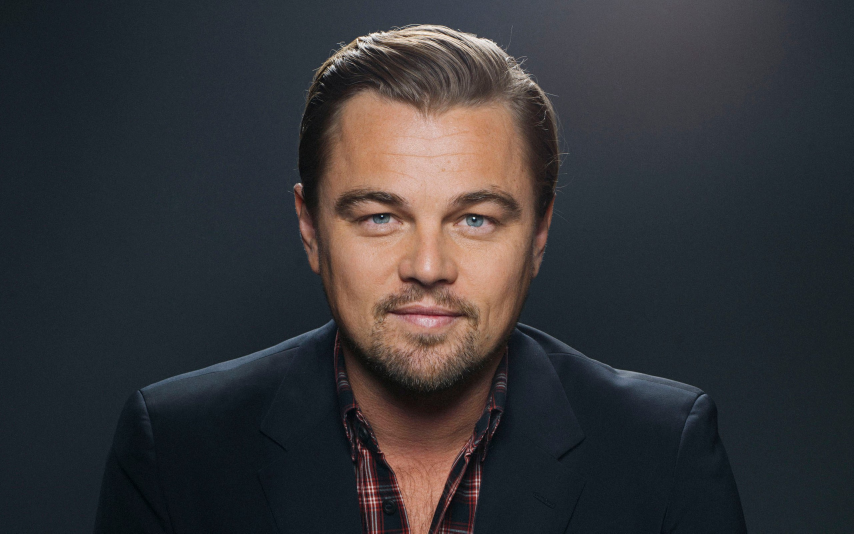
#> input picture data/test_data/face_1_1.jpg, 2560 x 1600 px (shown at 1/3 size)
$ python -i b_enhance.py   (imports and definitions only)
#> lines starting #> are read from the running program, lines starting #| are printed output that depends on the picture
# University of Notre Dame
# Course CSE 40537 / 60537 - Biometrics - Spring 2022
# Instructor: Daniel Moreira (dhenriq1@nd.edu)
# Face Recognition
# 02. Module to enhance face samples, aiming at further feature extraction.
# Language: Python 3
# Needed libraries: NumPy (https://numpy.org/) and OpenCV (https://opencv.org/).
# Quick install (with PyPI - https://pypi.org/): execute, on command shell (each line at a time):
# "pip3 install numpy";
# "pip3 install opencv-contrib-python".

import math
import cv2
import numpy

# Configuration parameters.
# Width of the acquired image depicting a face after normalization; the original aspect ratio is kept.
IMAGE_WIDTH = 640

# Width and height of the extracted face after normalization.
FACE_SIZE = 256

# Viola-Jones face detector available in OpenCV.
VJ_FACE_DETECTOR = cv2.CascadeClassifier('data/violajones_haarcascade_frontalface_default.xml')

# Viola-Jones eye detector available in OpenCV.
VJ_EYES_DETECTOR = cv2.CascadeClassifier('data/violajones_haarcascade_eye.xml')


# Rotates the given <image> and reference face rectangle <face_rect> CCW obeying the given <rad_angle>.
# Returns the rotated image and new face rectangle (x, y, w, h).
def __rotate_face(image, face_rect, rad_angle):
    # rotation matrix
    sine = math.sin(rad_angle)
    cosine = math.cos(rad_angle)

    rot_mat = numpy.zeros((3, 3))
    rot_mat[0, 0] = cosine
    rot_mat[0, 1] = -sine
    rot_mat[1, 0] = sine
    rot_mat[1, 1] = cosine
    rot_mat[2, 2] = 1.0

    # rotates the image borders
    rot_border = numpy.array([(0, 0), (0, image.shape[0]), (image.shape[1], 0), (image.shape[1], image.shape[0])])
    rot_border = cv2.perspectiveTransform(numpy.float32([rot_border]), rot_mat)[0]
    rot_w = int(round(numpy.max(rot_border[:, 0]) - numpy.min(rot_border[:, 0])))
    rot_h = int(round(numpy.max(rot_border[:, 1]) - numpy.min(rot_border[:, 1])))

    # translation added to the rotation matrix to compensate for negative points
    rot_mat[0, 2] = rot_mat[0, 2] - numpy.min(rot_border[:, 0])
    rot_mat[1, 2] = rot_mat[1, 2] - numpy.min(rot_border[:, 1])

    # rotates the given image
    rot_image = cv2.warpPerspective(image, rot_mat, (rot_w, rot_h))

    # rotates the given face rectangle
    x, y, w, h = face_rect
    rot_face_rect = numpy.array([(x, y), (x + w, y), (x, y + h), (x + w, y + h)])
    rot_face_rect = cv2.perspectiveTransform(numpy.float32([rot_face_rect]), rot_mat)[0]

    # computes a new non-rotated face rectangle containing the rotated one
    new_face_rect = numpy.min(rot_face_rect[:, 0]), numpy.min(rot_face_rect[:, 1]), numpy.max(
        rot_face_rect[:, 0]), numpy.max(rot_face_rect[:, 1])

    new_face_rect = int(round(new_face_rect[0])), int(round(new_face_rect[1])), int(
        round(new_face_rect[2] - new_face_rect[0])), int(round(new_face_rect[3] - new_face_rect[1]))

    # returns the rotated image and new face rectangle
    return rot_image, new_face_rect


# Preprocesses the given <image> for further face detection.
# Provide <view> as True if you want to see the result of computations. Will ask and wait for key press.
# Returns the preprocessed image.
def _01_preprocess(image, view=False):
    # makes the image grayscale, if it is still colored
    if len(image.shape) > 2 and image.shape[2] > 1:  # more than one channel?
        image = cv2.cvtColor(image, cv2.COLOR_BGR2GRAY)

    # resizes the image to present a width of IMAGE_WIDTH pixels, keeping original aspect ratio
    aspect_ratio = float(image.shape[1]) / image.shape[0]
    height = int(round(IMAGE_WIDTH / aspect_ratio))
    image = cv2.resize(image, (IMAGE_WIDTH, height))

    # shows the obtained image, if it is the case
    if view:
        cv2.imshow('Preprocessing, press any key.', image)
        cv2.waitKey(0)

    print('[INFO] Preprocessed image.')
    return image


# Detects the largest face over the given gray-scaled image.
# Provide <view> as True if you want to see the result of computations. Will ask and wait for key press.
# Returns the rectangle (x, y, w, h) of the detected face.
def _02_detect_face(gs_image, view=False):
    # detects faces on the given image with Viola-Jones detector
    face_boxes = VJ_FACE_DETECTOR.detectMultiScale(gs_image)

    # if there are no faces, returns None
    if len(face_boxes) == 0:
        return None

    # else...
    # takes the largest face among the detected ones
    # TODO detecting more faces can be added here
    x, y, w, h = 0, 0, 0, 0
    size = 0
    for face in face_boxes:
        if face[2] * face[3] > size:
            x, y, w, h = face
            size = w * h

    # show the obtained face, if it is the case
    if view:
        view_image = cv2.cvtColor(gs_image, cv2.COLOR_GRAY2BGR)
        cv2.rectangle(view_image, (x, y), (x + w, y + h), (0, 255, 0), 2)

        cv2.imshow('Detected face, press any key.', view_image)
        cv2.waitKey(0)

    print('[INFO] Detected face.')
    return x, y, w, h


# Transforms the given gray-scaled image <gs_image> according to the given face position <face_rect>,
# making it up-face aligned with the horizontal line.
# Provide <view> as True if you want to see the result of computations. Will ask and wait for key press.
# Returns the transformed image and new rectangle (x, y, w, h) of the aligned face.
def _03_align_face(gs_image, face_rect, view=False):
    # focus on the image region containing the face
    x, y, w, h = face_rect
    face_image = gs_image[y:y + h, x:x + w]

    # detects eyes on the face with Viola-Jones detector
    eye_boxes = VJ_EYES_DETECTOR.detectMultiScale(face_image)

    # if eyes were detected...
    if len(eye_boxes) == 2:
        # rotates the face in a way that eyes are aligned in the horizontal position
        x1, y1, w1, h1, = eye_boxes[0]  # eye 1
        x2, y2, w2, h2, = eye_boxes[1]  # eye 2

        if x1 < x2:
            xc1 = x1 + w1 / 2.0  # right eye, mirrored on the left
            yc1 = y1 + h1 / 2.0

            xc2 = x2 + w2 / 2.0  # left eye, mirrored on the right
            yc2 = y2 + h2 / 2.0

        else:
            xc2 = x1 + w1 / 2.0  # left eye, mirrored on the right
            yc2 = y1 + h1 / 2.0

            xc1 = x2 + w2 / 2.0  # right eye, mirrored on the right
            yc1 = y2 + h2 / 2.0

        # angle between eyes
        angle = math.atan2(yc2 - yc1, xc2 - xc1)

        # obtains the aligned image and new face rectangle
        gs_image, face_rect = __rotate_face(gs_image, face_rect, -angle)

    # shows the aligned face, if it is the case
    if view:
        x, y, w, h = face_rect
        view_image = cv2.cvtColor(gs_image, cv2.COLOR_GRAY2BGR)
        cv2.rectangle(view_image, (x, y), (x + w, y + h), (0, 255, 0), 2)

        cv2.imshow('Aligned face, press any key.', view_image)
        cv2.waitKey(0)

    print('[INFO] Aligned the face.')
    return gs_image, face_rect


# Crops and normalizes the face contained in the given gray-scaled image <gs_image>,
# following the provided face rectangle <face_rect>.
# Provide <view> as True if you want to see the result of computations. Will ask and wait for key press.
# Returns the extracted face, ready for description (feature extraction).
def _04_extract_face(gs_image, face_rect, view=False):
    x, y, w, h = face_rect
    cx = int(round(x + w / 2.0))
    cy = int(round(y + h / 2.0))
    r = int(round(max(w, h) / 2.0))

    face_image = gs_image[
                 max(0, cy - r):min(cy + r + 1, gs_image.shape[0]),
                 max(0, cx - r):min(cx + r + 1, gs_image.shape[1])]  # squared face
    if len(face_image) > 0:
        face_image = cv2.resize(face_image, (FACE_SIZE, FACE_SIZE))  # face in normalized size
        face_image = cv2.equalizeHist(face_image)  # color histogram normalization
    else:
        return None

    if view:
        cv2.imshow('[INFO] Normalized face, press any key.', face_image)
        cv2.waitKey(0)

    print('[INFO] Extracted the face.')
    return face_image


# Enhances the given image, returning the normalized version of the largest face depicted within it.
# Provide <view> as True if you want to see the results of computations. Will ask and wait for many key presses.
# Returns the normalized face image, useful for description (feature extraction), or None, if no face was detected.
def enhance(image, view=False):
    # pre-processes the given image
    pp_image = _01_preprocess(image, view=view)

    # detects a face in the given image
    face_rect = _02_detect_face(pp_image, view=view)

    if face_rect is not None:
        # aligns the obtained face
        aligned_image, aligned_face = _03_align_face(pp_image, face_rect, view=view)

        # extracts and returns the detected face
        return _04_extract_face(aligned_image, aligned_face, view=view)

    # no face was found
    return None

>>> import cv2
>>> picture = cv2.imread('data/test_data/face_1_1.jpg')
#> picture is the input picture: shape (1600, 2560, 3); mean B, G, R 55.8, 52.9, 53.4
>>> result = enhance(picture)
#> in _01_preprocess, `image = cv2.cvtColor(image, cv2.COLOR_BGR2GRAY)`:
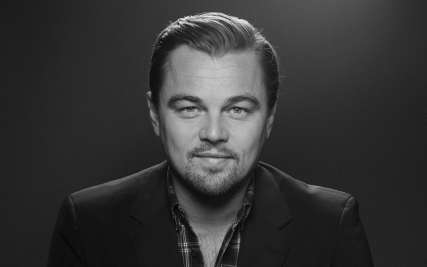
#> image: shape (1600, 2560) (shown at 1/6 size); min 0, max 254, mean 53.4
#> in _01_preprocess, `image = cv2.resize(image, (IMAGE_WIDTH, height))`:
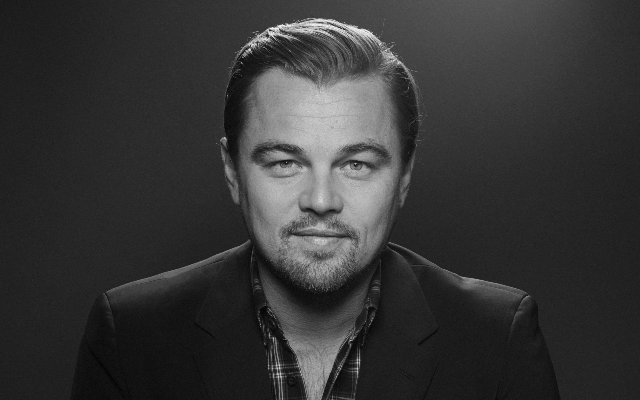
#> image: shape (400, 640); min 4, max 245, mean 53.5
#> in _02_detect_face, `face_boxes = VJ_FACE_DETECTOR.detectMultiScale(gs_image)`: face_boxes = [[228, 91, 184, 184]]
#> the loop in _02_detect_face, `for face in face_boxes:` made 1 pass
#> (x, y, w, h, size) on pass 1: (228, 91, 184, 184, 33856)
#> after the loop in _02_detect_face, `for face in face_boxes:`: h = 184; size = 33856; w = 184; x = 228; y = 91
#> in enhance, `face_rect = _02_detect_face(pp_image, view=view)`: face_rect = (228, 91, 184, 184)
#> in _03_align_face, `x, y, w, h = face_rect`: x = 228; y = 91; w = 184
#> in _03_align_face, `face_image = gs_image[y:y + h, x:x + w]`:
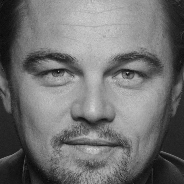
#> face_image: shape (184, 184); min 8, max 214, mean 112.8
#> in _03_align_face, `eye_boxes = VJ_EYES_DETECTOR.detectMultiScale(face_image)`: eye_boxes = [[32, 49, 48, 48], [102, 51, 48, 48]]
#> in _03_align_face, `x1, y1, w1, h1, = eye_boxes[0]`: x1 = 32; y1 = 49; w1 = 48
#> in _03_align_face, `x2, y2, w2, h2, = eye_boxes[1]`: x2 = 102; y2 = 51; w2 = 48
#> in _03_align_face, `xc1 = x1 + w1 / 2.0`: xc1 = 56
#> in _03_align_face, `yc1 = y1 + h1 / 2.0`: yc1 = 73
#> in _03_align_face, `xc2 = x2 + w2 / 2.0`: xc2 = 126
#> in _03_align_face, `yc2 = y2 + h2 / 2.0`: yc2 = 75
#> in _03_align_face, `angle = math.atan2(yc2 - yc1, xc2 - xc1)`: angle = 0.0286
#> in __rotate_face, `rot_image = cv2.warpPerspective(image, rot_mat, (rot_w, rot_h))`:
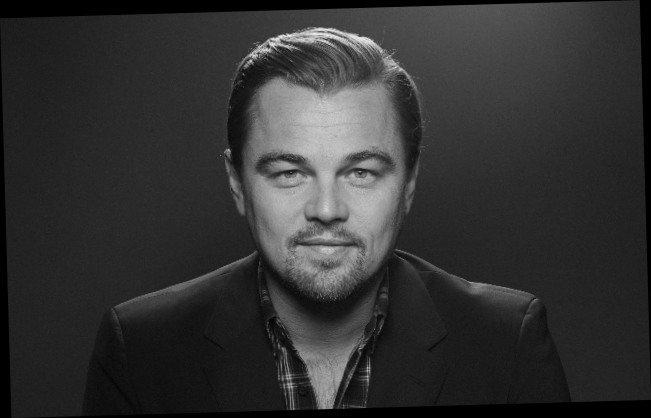
#> rot_image: shape (418, 651); min 0, max 236, mean 50.3
#> in __rotate_face, `x, y, w, h = face_rect`: x = 228; y = 91; w = 184
#> in __rotate_face, `rot_face_rect = numpy.array([(x, y), (x + w, y), (x, y + h), (x + w, y..`: rot_face_rect = [[228, 91], [412, 91], [228, 275], [412, 275]]
#> in __rotate_face, `rot_face_rect = cv2.perspectiveTransform(numpy.float32([rot_face_rect]..`: rot_face_rect = [[230.5, 102.7], [414.4, 97.47], [235.8, 286.7], [419.7, 281.4]]
#> in __rotate_face, `new_face_rect = numpy.min(rot_face_rect[:, 0]), numpy.min(rot_face_rec..`: new_face_rect = (230.5, 97.47, 419.7, 286.7)
#> in __rotate_face, `new_face_rect = int(round(new_face_rect[0])), int(round(new_face_rect[..`: new_face_rect = (231, 97, 189, 189)
#> in _04_extract_face, `x, y, w, h = face_rect`: x = 231; y = 97; w = 189
#> in _04_extract_face, `cx = int(round(x + w / 2.0))`: cx = 326
#> in _04_extract_face, `cy = int(round(y + h / 2.0))`: cy = 192
#> in _04_extract_face, `r = int(round(max(w, h) / 2.0))`: r = 94
#> in _04_extract_face, `face_image = gs_image[ max(0, cy - r):min(cy + r + 1, gs_image.shape[0..`:
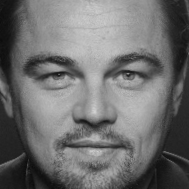
#> face_image: shape (189, 189); min 11, max 209, mean 110.2
#> in _04_extract_face, `face_image = cv2.equalizeHist(face_image)`:
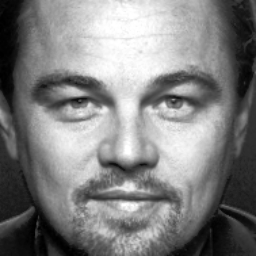
#> face_image: shape (256, 256); min 0, max 255, mean 128.2

$ run again, on data/test_data/face_1_2.jpg
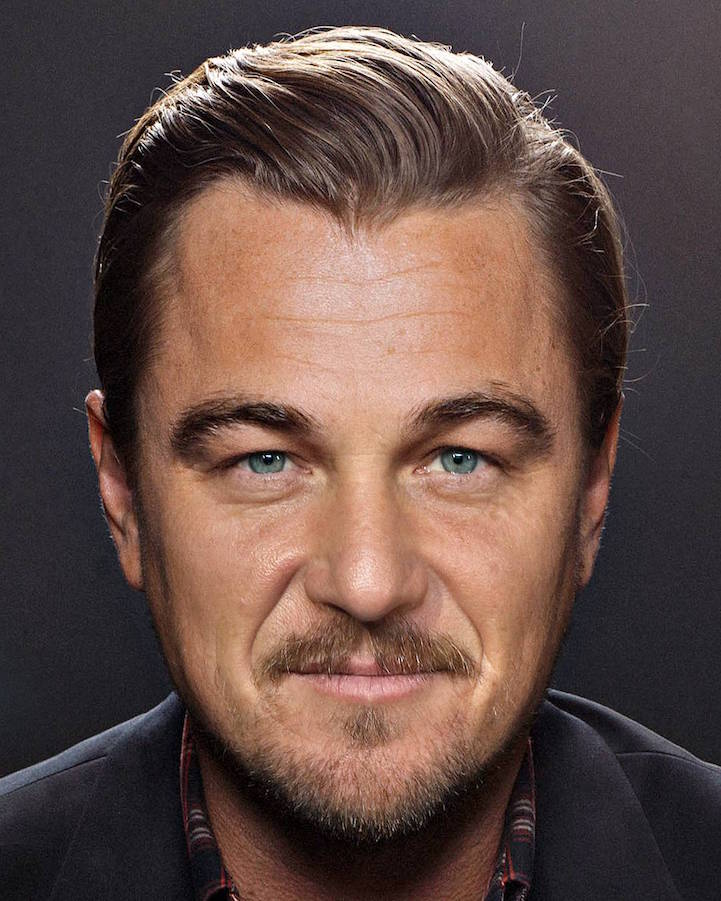
#> input picture data/test_data/face_1_2.jpg, 721 x 901 px
#> picture is the input picture: shape (901, 721, 3); mean B, G, R 69.7, 75.7, 98.6
#> in _01_preprocess, `image = cv2.cvtColor(image, cv2.COLOR_BGR2GRAY)`:
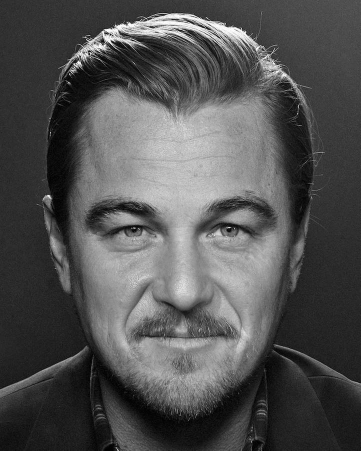
#> image: shape (901, 721) (shown at 1/2 size); min 0, max 255, mean 81.9
#> face_boxes = [[86, 225, 476, 476]]
#> the loop in _02_detect_face, `for face in face_boxes:` made 1 pass
#> (x, y, w, h, size) on pass 1: (86, 225, 476, 476, 226576)
#> after the loop in _02_detect_face, `for face in face_boxes:`: h = 476; size = 226576; w = 476; x = 86; y = 225
#> face_rect = (86, 225, 476, 476)
#> in _03_align_face, `x, y, w, h = face_rect`: x = 86; y = 225; w = 476
#> eye_boxes = [[269, 134, 103, 103]]
#> aligned_face = (86, 225, 476, 476)
#> in _04_extract_face, `x, y, w, h = face_rect`: x = 86; y = 225; w = 476
#> cx = 324
#> cy = 463
#> r = 238
#> in _04_extract_face, `face_image = cv2.equalizeHist(face_image)`:
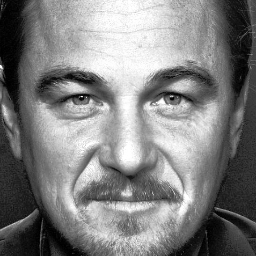
#> face_image: shape (256, 256); min 0, max 255, mean 128.2

$ run again, on data/test_data/face_2_1.jpg
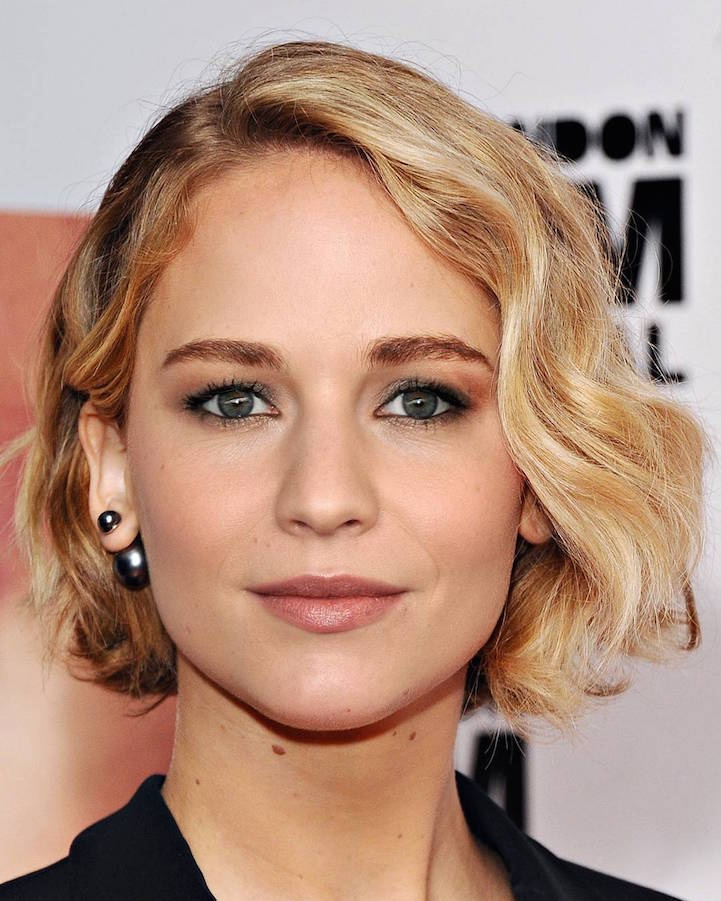
#> input picture data/test_data/face_2_1.jpg, 721 x 901 px
#> picture is the input picture: shape (901, 721, 3); mean B, G, R 124.8, 143.5, 179
#> in _01_preprocess, `image = cv2.cvtColor(image, cv2.COLOR_BGR2GRAY)`:
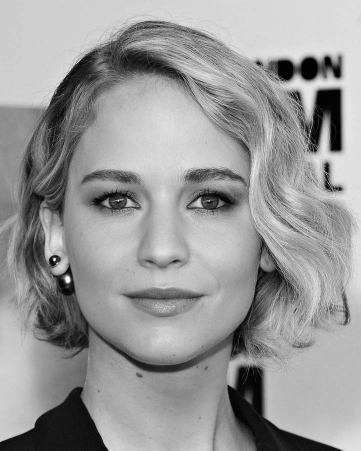
#> image: shape (901, 721) (shown at 1/2 size); min 0, max 255, mean 152
#> face_boxes = [[63, 182, 450, 450]]
#> the loop in _02_detect_face, `for face in face_boxes:` made 1 pass
#> (x, y, w, h, size) on pass 1: (63, 182, 450, 450, 202500)
#> after the loop in _02_detect_face, `for face in face_boxes:`: h = 450; size = 202500; w = 450; x = 63; y = 182
#> face_rect = (63, 182, 450, 450)
#> in _03_align_face, `x, y, w, h = face_rect`: x = 63; y = 182; w = 450
#> eye_boxes = [[19, 266, 29, 29], [183, 268, 33, 33], [92, 129, 92, 92], [258, 128, 97, 97]]
#> aligned_face = (63, 182, 450, 450)
#> in _04_extract_face, `x, y, w, h = face_rect`: x = 63; y = 182; w = 450
#> cx = 288
#> cy = 407
#> r = 225
#> in _04_extract_face, `face_image = cv2.equalizeHist(face_image)`:
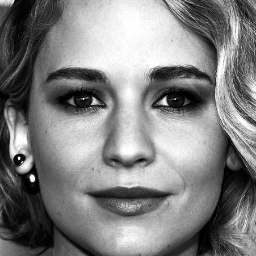
#> face_image: shape (256, 256); min 0, max 255, mean 128.3
